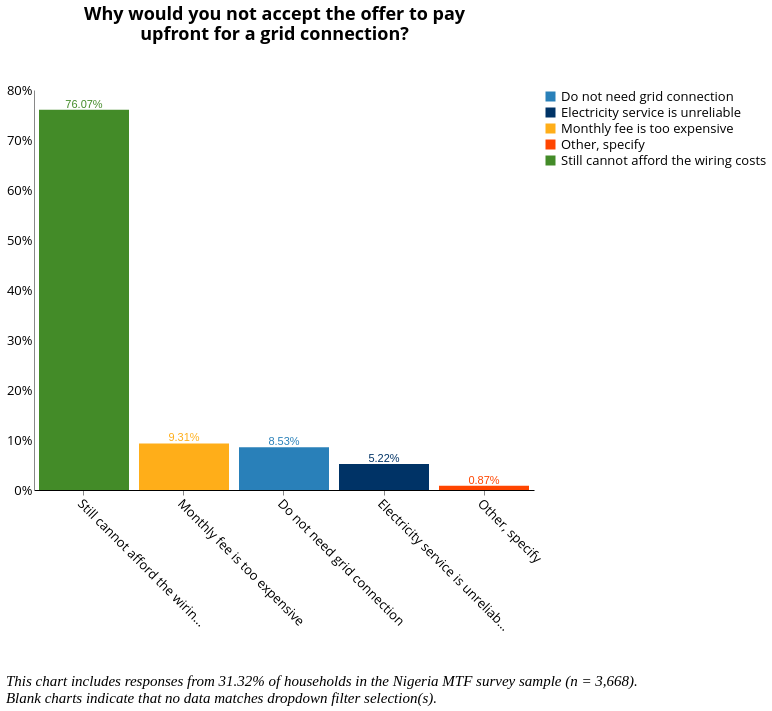

Write the Vega-Lite specification saved for this chart.
### Vega-Lite specification from a JSON file in a GitHub repository (floating-point values rounded to 4 significant figures; data arrays with more than 128 entries replaced by an {"elided": "..."} marker saying what was removed)
{"width": 800, "height": 400, "config": {"title": {"fontSize": 18, "font": "Open Sans", "anchor": "center", "fontColor": "#000000"}, "axisX": {"domain": true, "domainColor": "#000000", "grid": false, "labelFont": "Open Sans", "labelFontSize": 13, "titleFont": "Open Sans", "titleFontSize": 13, "titleFontWeight": "normal", "title": "X Axis Title (units)", "labelAngle": 45}, "axisY": {"domain": true, "grid": false, "gridColor": "#DEDDDD", "gridWidth": 1, "labelFont": "Open Sans", "labelFontSize": 13, "labelAngle": 0, "ticks": false, "titleFont": "Open Sans", "titleFontSize": 13, "titleFontWeight": "normal", "titlePadding": 10, "title": "Y Axis Title (units)"}, "range": {"category": ["#2980B9", "#003366", "#FFAE19", "#FF4500", "#438B28", "#45B39D", "#99ADC1", "#212F3C"]}, "legend": {"labelFont": "Open Sans", "labelFontSize": 13, "symbolType": "square", "symbolSize": 100, "titleFont": "Open Sans", "titleFontSize": 13, "titleFontWeight": "normal", "title": "Legend", "orient": "right", "offset": 0, "labelLimit": 0}, "tooltip": {"font": "Open Sans"}, "view": {"stroke": "transparent", "text": {"font": "Open Sans", "color": ["#2980B9", "#003366", "#FFAE19", "#FF4500", "#438B28", "#45B39D", "#99ADC1", "#212F3C"], "fontSize": 13, "align": "right", "fontWeight": 400, "size": 13}, "bar": {"size": 40, "binSpacing": 1, "continuousBandSize": 30, "discreteBandSize": 30, "fill": ["#2980B9", "#003366", "#FFAE19", "#FF4500", "#438B28", "#45B39D", "#99ADC1", "#212F3C"], "stroke": false}}}, "concat": [{"layer": [{"mark": "bar", "encoding": {"color": {"field": "d_3b", "type": "nominal"}, "tooltip": {"field": "d_3b", "type": "nominal"}, "x": {"axis": {"title": " "}, "field": "d_3b", "sort": {"field": "d_3b", "op": "count", "order": "descending"}, "type": "nominal"}, "y": {"aggregate": "sum", "axis": {"format": "%", "title": ""}, "field": "pct", "type": "quantitative"}}, "height": 400, "selection": {"selector007": {"type": "single", "fields": ["i19a"], "bind": {"input": "select", "options": [null, "Wood purchased", "Wood collected", "Crop Residue/Plant Biomass", "Kerosene", "Charcoal", "LPG/cooking gas", "Electric", "Charcoal Briquettes", "Garbage", "Piped Natural Gas", "Coal Briquette", "Biomass Briquette", "Other, specify", "Coal/lignite"], "labels": ["All Responses", "Wood purchased", "Wood collected", "Crop Residue/Plant Biomass", "Kerosene", "Charcoal", "LPG/cooking gas", "Electric", "Charcoal Briquettes", "Garbage", "Piped Natural Gas", "Coal Briquette", "Biomass Briquette", "Other", "Coal/lignite"], "name": "Primary Source of Cooking Fuel  "}}, "selector006": {"type": "single", "fields": ["primary_stove"], "bind": {"input": "select", "options": [null, "3-Stone/Open Fire Stove", "Koresone Stove", "Missing Data", "Manufactured Stove Traditional", "LPG/Natural Gas Stove", "Electric Stove"], "labels": ["All Responses", "3-Stone/Open Fire Stove", "Kerosene Stove", "Primary Stove Not Listed", "Manufactured Stove Traditional", "LPG/Natural Gas Stove", "Electric Stove"], "name": "Primary Stove  "}}, "selector004": {"type": "single", "fields": ["locality"], "bind": {"input": "select", "options": [null, 0, 1], "labels": ["National", "Urban", "Rural"], "name": "Locality Breakdown  "}}, "selector005": {"type": "single", "fields": ["elc_aggr_tier"], "bind": {"input": "select", "options": [null, "Tier 0", "Tier 1", "Tier 2", "Tier 3", "Tier 4", "Tier 5"], "labels": ["All Tiers", "Tier 0", "Tier 1", "Tier 2", "Tier 3", "Tier 4", "Tier 5"], "name": "Electricity Tiers  "}}}, "transform": [{"joinaggregate": [{"op": "count", "field": "*", "as": "total"}]}, {"calculate": "1 / datum.total", "as": "pct"}], "width": 500}, {"mark": {"type": "text", "align": "center", "baseline": "bottom"}, "encoding": {"color": {"field": "d_3b", "type": "nominal"}, "text": {"aggregate": "sum", "field": "pct", "format": ".2%", "type": "quantitative"}, "tooltip": {"field": "d_3b", "type": "nominal"}, "x": {"axis": {"title": " "}, "field": "d_3b", "sort": {"field": "d_3b", "op": "count", "order": "descending"}, "type": "nominal"}, "y": {"aggregate": "sum", "axis": {"format": "%", "title": ""}, "field": "pct", "type": "quantitative"}}, "height": 400, "transform": [{"joinaggregate": [{"op": "count", "field": "*", "as": "total"}]}, {"calculate": "1 / datum.total", "as": "pct"}], "width": 500}], "title": {"text": ["Why would you not accept the offer to pay", "upfront for a grid connection?"], "color": "black", "subtitleColor": "black", "offset": 40}, "transform": [{"filter": {"selection": "selector007"}}, {"filter": {"selection": "selector006"}}, {"filter": {"selection": "selector004"}}, {"filter": {"selection": "selector005"}}]}], "data": {"name": "data-299ed4d82d712ed0d68c84245cde1a0f"}, "title": {"text": ["", "", "This chart includes responses from 31.32% of households in the Nigeria MTF survey sample (n = 3,668).", "Blank charts indicate that no data matches dropdown filter selection(s)."], "anchor": "start", "baseline": "bottom", "font": "Times New Roman", "fontSize": 15, "fontStyle": "italic", "fontWeight": "normal", "orient": "bottom"}, "$schema": "https://vega.github.io/schema/vega-lite/v4.17.0.json", "datasets": {"data-299ed4d82d712ed0d68c84245cde1a0f": {"elided": "1149 records"}}}
